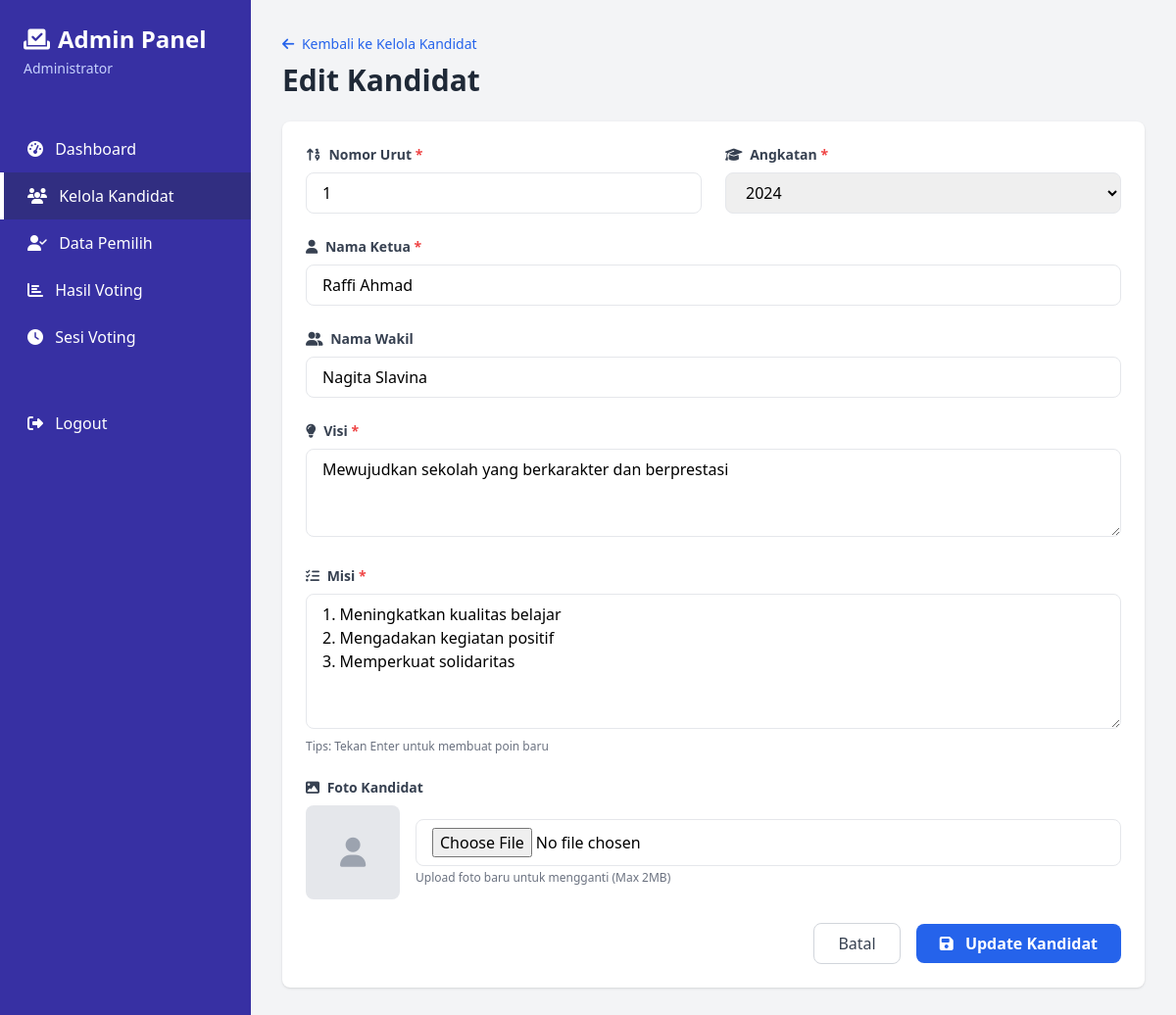
Page /admin/edit_candidate.php?id=1 (signed in) on the committed database.
### tables this page shows
CREATE TABLE candidates (
    id INT PRIMARY KEY AUTO_INCREMENT,
    no_urut INT UNIQUE NOT NULL,
    nama_ketua VARCHAR(100) NOT NULL,
    nama_wakil VARCHAR(100),
    foto VARCHAR(255) DEFAULT 'default.jpg',
    visi TEXT,
    misi TEXT,
    angkatan YEAR,
    created_at TIMESTAMP DEFAULT CURRENT_TIMESTAMP
);

### includes/functions.php (called while the page is built, shortened)
<?php
function getCandidateById($conn, $id) {
    $query = "SELECT * FROM candidates WHERE id = " . (int)$id;
    $result = mysqli_query($conn, $query);
    return mysqli_fetch_assoc($result);
}
?>

### admin/edit_candidate.php (the view, shortened to what this page needs)
<?php
require_once '../includes/config.php';
require_once '../includes/functions.php';
$id = isset($_GET['id']) ? (int)$_GET['id'] : 0;
$candidate = getCandidateById($conn, $id);
$current_year = date('Y');
?>
<!DOCTYPE html>
<html lang="id">
<head>
    <script src="https://cdn.tailwindcss.com"></script>
    <link rel="stylesheet" href="https://cdnjs.cloudflare.com/ajax/libs/font-awesome/6.4.0/css/all.min.css">
</head>
<body class="bg-gray-100">
    <div class="flex h-screen overflow-hidden">
        <div class="w-64 bg-indigo-800 text-white flex-shrink-0 hidden md:block">
            <div class="p-6">
                <h1 class="text-2xl font-bold flex items-center">
                    <i class="fas fa-vote-yea mr-2"></i>
                    Admin Panel
                </h1>
                <p class="text-sm text-indigo-200 mt-1"><?= htmlspecialchars($_SESSION['admin_nama']) ?></p>
            </div>
            <nav class="mt-6">
                <a href="index.php" class="block py-3 px-6 hover:bg-indigo-700 transition border-l-4 border-transparent">
                    <i class="fas fa-tachometer-alt mr-2"></i> Dashboard
                </a>
                <a href="candidates.php" class="block py-3 px-6 bg-indigo-900 hover:bg-indigo-700 transition border-l-4 border-white">
                    <i class="fas fa-users mr-2"></i> Kelola Kandidat
                </a>
                <a href="voters.php" class="block py-3 px-6 hover:bg-indigo-700 transition border-l-4 border-transparent">
                    <i class="fas fa-user-check mr-2"></i> Data Pemilih
                </a>
                <a href="results.php" class="block py-3 px-6 hover:bg-indigo-700 transition border-l-4 border-transparent">
                    <i class="fas fa-chart-bar mr-2"></i> Hasil Voting
                </a>
                <a href="sessions.php" class="block py-3 px-6 hover:bg-indigo-700 transition border-l-4 border-transparent">
                    <i class="fas fa-clock mr-2"></i> Sesi Voting
                </a>
                <a href="../logout.php" class="block py-3 px-6 hover:bg-red-700 transition border-l-4 border-transparent mt-10">
                    <i class="fas fa-sign-out-alt mr-2"></i> Logout
                </a>
            </nav>
        </div>
        <div class="flex-1 overflow-y-auto">
            <div class="p-8">
                <div class="mb-6">
                    <a href="candidates.php" class="text-blue-600 hover:text-blue-800 text-sm">
                        <i class="fas fa-arrow-left mr-1"></i> Kembali ke Kelola Kandidat
                    </a>
                    <h2 class="text-3xl font-bold text-gray-800 mt-2">Edit Kandidat</h2>
                </div>
                <div class="bg-white rounded-lg shadow p-6">
                    <form method="POST" action="" enctype="multipart/form-data">
                        <div class="grid grid-cols-1 md:grid-cols-2 gap-6">
                            <div>
                                <label class="block text-gray-700 text-sm font-bold mb-2" for="no_urut">
                                    <i class="fas fa-sort-numeric-up mr-1"></i> Nomor Urut <span class="text-red-500">*</span>
                                </label>
                                <input type="number" name="no_urut" id="no_urut" required min="1"
                                       value="<?= isset($_POST['no_urut']) ? htmlspecialchars($_POST['no_urut']) : $candidate['no_urut'] ?>"
                                       class="w-full px-4 py-2 border rounded-lg focus:outline-none focus:ring-2 focus:ring-blue-500"
                                       placeholder="Contoh: 1, 2, 3">
                            </div>
                            <div>
                                <label class="block text-gray-700 text-sm font-bold mb-2" for="angkatan">
                                    <i class="fas fa-graduation-cap mr-1"></i> Angkatan <span class="text-red-500">*</span>
                                </label>
                                <select name="angkatan" id="angkatan" required
                                        class="w-full px-4 py-2 border rounded-lg focus:outline-none focus:ring-2 focus:ring-blue-500">
                                    <?php for ($year = $current_year; $year >= $current_year - 5; $year--): ?>
                                    <option value="<?= $year ?>"
                                        <?= (isset($_POST['angkatan']) && $_POST['angkatan'] == $year) || (!isset($_POST['angkatan']) && $candidate['angkatan'] == $year) ? 'selected' : '' ?>>
                                        <?= $year ?>
                                    </option>
                                    <?php endfor; ?>
                                </select>
                            </div>
                            <div class="md:col-span-2">
                                <label class="block text-gray-700 text-sm font-bold mb-2" for="nama_ketua">
                                    <i class="fas fa-user mr-1"></i> Nama Ketua <span class="text-red-500">*</span>
                                </label>
                                <input type="text" name="nama_ketua" id="nama_ketua" required
                                       value="<?= isset($_POST['nama_ketua']) ? htmlspecialchars($_POST['nama_ketua']) : $candidate['nama_ketua'] ?>"
                                       class="w-full px-4 py-2 border rounded-lg focus:outline-none focus:ring-2 focus:ring-blue-500"
                                       placeholder="Nama lengkap ketua">
                            </div>
                            <div class="md:col-span-2">
                                <label class="block text-gray-700 text-sm font-bold mb-2" for="nama_wakil">
                                    <i class="fas fa-user-friends mr-1"></i> Nama Wakil
                                </label>
                                <input type="text" name="nama_wakil" id="nama_wakil"
                                       value="<?= isset($_POST['nama_wakil']) ? htmlspecialchars($_POST['nama_wakil']) : $candidate['nama_wakil'] ?>"
                                       class="w-full px-4 py-2 border rounded-lg focus:outline-none focus:ring-2 focus:ring-blue-500"
                                       placeholder="Nama lengkap wakil (kosongkan jika tidak ada)">
                            </div>
                            <div class="md:col-span-2">
                                <label class="block text-gray-700 text-sm font-bold mb-2" for="visi">
                                    <i class="fas fa-lightbulb mr-1"></i> Visi <span class="text-red-500">*</span>
                                </label>
                                <textarea name="visi" id="visi" required rows="3"
                                          class="w-full px-4 py-2 border rounded-lg focus:outline-none focus:ring-2 focus:ring-blue-500"
                                          placeholder="Tulis visi kandidat..."><?= isset($_POST['visi']) ? htmlspecialchars($_POST['visi']) : $candidate['visi'] ?></textarea>
                            </div>
                            <div class="md:col-span-2">
                                <label class="block text-gray-700 text-sm font-bold mb-2" for="misi">
                                    <i class="fas fa-tasks mr-1"></i> Misi <span class="text-red-500">*</span>
                                </label>
                                <textarea name="misi" id="misi" required rows="5"
                                          class="w-full px-4 py-2 border rounded-lg focus:outline-none focus:ring-2 focus:ring-blue-500"
                                          placeholder="Tulis misi kandidat (gunakan enter untuk memisahkan setiap poin)..."><?= isset($_POST['misi']) ? htmlspecialchars($_POST['misi']) : $candidate['misi'] ?></textarea>
                                <p class="text-xs text-gray-500 mt-1">Tips: Tekan Enter untuk membuat poin baru</p>
                            </div>
                            <div class="md:col-span-2">
                                <label class="block text-gray-700 text-sm font-bold mb-2" for="foto">
                                    <i class="fas fa-image mr-1"></i> Foto Kandidat
                                </label>
                                <div class="flex items-center space-x-4">
                                    <?php if ($candidate['foto'] && $candidate['foto'] !== 'default.jpg' && file_exists('../uploads/candidates/' . $candidate['foto'])): ?>
                                    <img src="../uploads/candidates/<?= htmlspecialchars($candidate['foto']) ?>"
                                         alt="Foto kandidat"
                                         class="w-24 h-24 object-cover rounded-lg border">
                                    <?php else: ?>
                                    <div class="w-24 h-24 bg-gray-200 rounded-lg flex items-center justify-center">
                                        <i class="fas fa-user text-3xl text-gray-400"></i>
                                    </div>
                                    <?php endif; ?>
                                    <div class="flex-1">
                                        <input type="file" name="foto" id="foto" accept="image/*"
                                               class="w-full px-4 py-2 border rounded-lg focus:outline-none focus:ring-2 focus:ring-blue-500">
                                        <p class="text-xs text-gray-500 mt-1">Upload foto baru untuk mengganti (Max 2MB)</p>
                                    </div>
                                </div>
                            </div>
                        </div>
                        <div class="mt-6 flex items-center justify-end space-x-4">
                            <a href="candidates.php" class="px-6 py-2 border border-gray-300 rounded-lg text-gray-700 hover:bg-gray-50 transition">
                                Batal
                            </a>
                            <button type="submit" class="bg-blue-600 hover:bg-blue-700 text-white px-6 py-2 rounded-lg font-semibold transition">
                                <i class="fas fa-save mr-2"></i> Update Kandidat
                            </button>
                        </div>
                    </form>
                </div>
            </div>
        </div>
    </div>
</body>
</html>

### rows in the picture
candidates: no_urut "1", angkatan "2024", nama_ketua "Raffi Ahmad", nama_wakil "Nagita Slavina", visi "Mewujudkan sekolah yang berkarakter dan berprestasi", misi "1. Meningkatkan kualitas belajar 2. Mengadakan kegiatan positif 3. Memperkuat solidaritas"

### other values in the picture
$_SESSION['admin_nama'] "Administrator"
